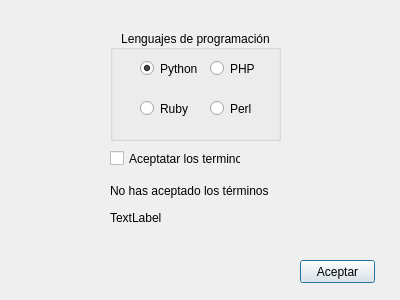
<?xml version="1.0" encoding="UTF-8"?>
<ui version="4.0">
 <class>Dialog</class>
 <widget class="QDialog" name="Dialog">
  <property name="geometry">
   <rect>
    <x>0</x>
    <y>0</y>
    <width>400</width>
    <height>300</height>
   </rect>
  </property>
  <property name="windowTitle">
   <string>Dialog</string>
  </property>
  <widget class="QGroupBox" name="groupBox">
   <property name="geometry">
    <rect>
     <x>110</x>
     <y>30</y>
     <width>171</width>
     <height>111</height>
    </rect>
   </property>
   <property name="title">
    <string>Lenguajes de programación</string>
   </property>
   <property name="alignment">
    <set>Qt::AlignCenter</set>
   </property>
   <widget class="QRadioButton" name="python">
    <property name="geometry">
     <rect>
      <x>30</x>
      <y>30</y>
      <width>61</width>
      <height>17</height>
     </rect>
    </property>
    <property name="text">
     <string>Python</string>
    </property>
    <property name="checked">
     <bool>true</bool>
    </property>
   </widget>
   <widget class="QRadioButton" name="php">
    <property name="geometry">
     <rect>
      <x>100</x>
      <y>30</y>
      <width>82</width>
      <height>17</height>
     </rect>
    </property>
    <property name="text">
     <string>PHP</string>
    </property>
   </widget>
   <widget class="QRadioButton" name="ruby">
    <property name="geometry">
     <rect>
      <x>30</x>
      <y>70</y>
      <width>51</width>
      <height>17</height>
     </rect>
    </property>
    <property name="text">
     <string>Ruby</string>
    </property>
   </widget>
   <widget class="QRadioButton" name="perl">
    <property name="geometry">
     <rect>
      <x>100</x>
      <y>70</y>
      <width>82</width>
      <height>17</height>
     </rect>
    </property>
    <property name="text">
     <string>Perl</string>
    </property>
   </widget>
  </widget>
  <widget class="QCheckBox" name="terminos">
   <property name="geometry">
    <rect>
     <x>110</x>
     <y>150</y>
     <width>131</width>
     <height>17</height>
    </rect>
   </property>
   <property name="text">
    <string>Aceptatar los terminos</string>
   </property>
  </widget>
  <widget class="QPushButton" name="boton">
   <property name="geometry">
    <rect>
     <x>300</x>
     <y>260</y>
     <width>75</width>
     <height>23</height>
    </rect>
   </property>
   <property name="text">
    <string>Aceptar</string>
   </property>
  </widget>
  <widget class="QLabel" name="labelLenguaje">
   <property name="geometry">
    <rect>
     <x>110</x>
     <y>210</y>
     <width>241</width>
     <height>16</height>
    </rect>
   </property>
   <property name="text">
    <string>TextLabel</string>
   </property>
  </widget>
  <widget class="QLabel" name="labelTerminos">
   <property name="geometry">
    <rect>
     <x>110</x>
     <y>180</y>
     <width>161</width>
     <height>21</height>
    </rect>
   </property>
   <property name="text">
    <string>No has aceptado los términos</string>
   </property>
  </widget>
 </widget>
 <resources/>
 <connections/>
</ui>
